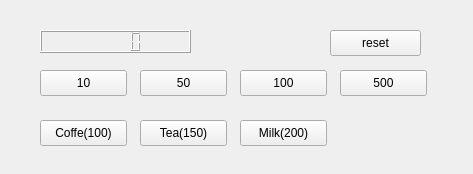
<?xml version="1.0" encoding="UTF-8"?>
<ui version="4.0">
 <class>Widget</class>
 <widget class="QWidget" name="Widget">
  <property name="geometry">
   <rect>
    <x>0</x>
    <y>0</y>
    <width>473</width>
    <height>174</height>
   </rect>
  </property>
  <property name="windowTitle">
   <string>Widget</string>
  </property>
  <widget class="QLCDNumber" name="lcdNumber">
   <property name="geometry">
    <rect>
     <x>40</x>
     <y>30</y>
     <width>151</width>
     <height>23</height>
    </rect>
   </property>
  </widget>
  <widget class="QPushButton" name="add10">
   <property name="geometry">
    <rect>
     <x>40</x>
     <y>70</y>
     <width>87</width>
     <height>26</height>
    </rect>
   </property>
   <property name="text">
    <string>10</string>
   </property>
  </widget>
  <widget class="QPushButton" name="add50">
   <property name="geometry">
    <rect>
     <x>140</x>
     <y>70</y>
     <width>87</width>
     <height>26</height>
    </rect>
   </property>
   <property name="text">
    <string>50</string>
   </property>
  </widget>
  <widget class="QPushButton" name="add100">
   <property name="geometry">
    <rect>
     <x>240</x>
     <y>70</y>
     <width>87</width>
     <height>26</height>
    </rect>
   </property>
   <property name="text">
    <string>100</string>
   </property>
  </widget>
  <widget class="QPushButton" name="add500">
   <property name="geometry">
    <rect>
     <x>340</x>
     <y>70</y>
     <width>87</width>
     <height>26</height>
    </rect>
   </property>
   <property name="text">
    <string>500</string>
   </property>
  </widget>
  <widget class="QPushButton" name="buyCoffee">
   <property name="geometry">
    <rect>
     <x>40</x>
     <y>120</y>
     <width>87</width>
     <height>26</height>
    </rect>
   </property>
   <property name="text">
    <string>Coffe(100)</string>
   </property>
  </widget>
  <widget class="QPushButton" name="buyTea">
   <property name="geometry">
    <rect>
     <x>140</x>
     <y>120</y>
     <width>87</width>
     <height>26</height>
    </rect>
   </property>
   <property name="text">
    <string>Tea(150)</string>
   </property>
  </widget>
  <widget class="QPushButton" name="buyMilk">
   <property name="geometry">
    <rect>
     <x>240</x>
     <y>120</y>
     <width>87</width>
     <height>26</height>
    </rect>
   </property>
   <property name="text">
    <string>Milk(200)</string>
   </property>
  </widget>
  <widget class="QPushButton" name="reset">
   <property name="geometry">
    <rect>
     <x>330</x>
     <y>30</y>
     <width>91</width>
     <height>26</height>
    </rect>
   </property>
   <property name="text">
    <string>reset</string>
   </property>
  </widget>
 </widget>
 <resources/>
 <connections/>
</ui>
